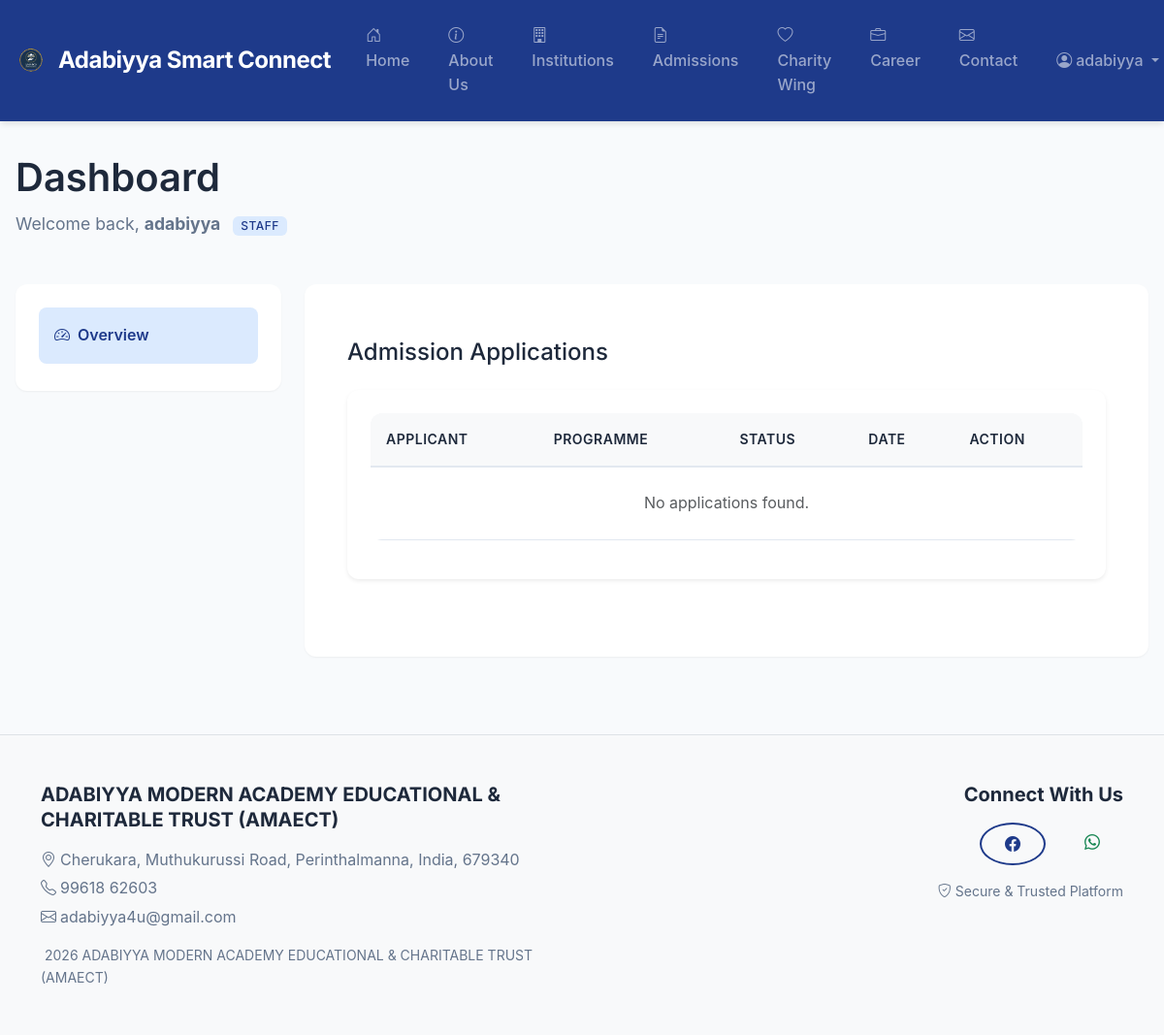
Before: /admissions/applications/ (signed in) with the older database file.
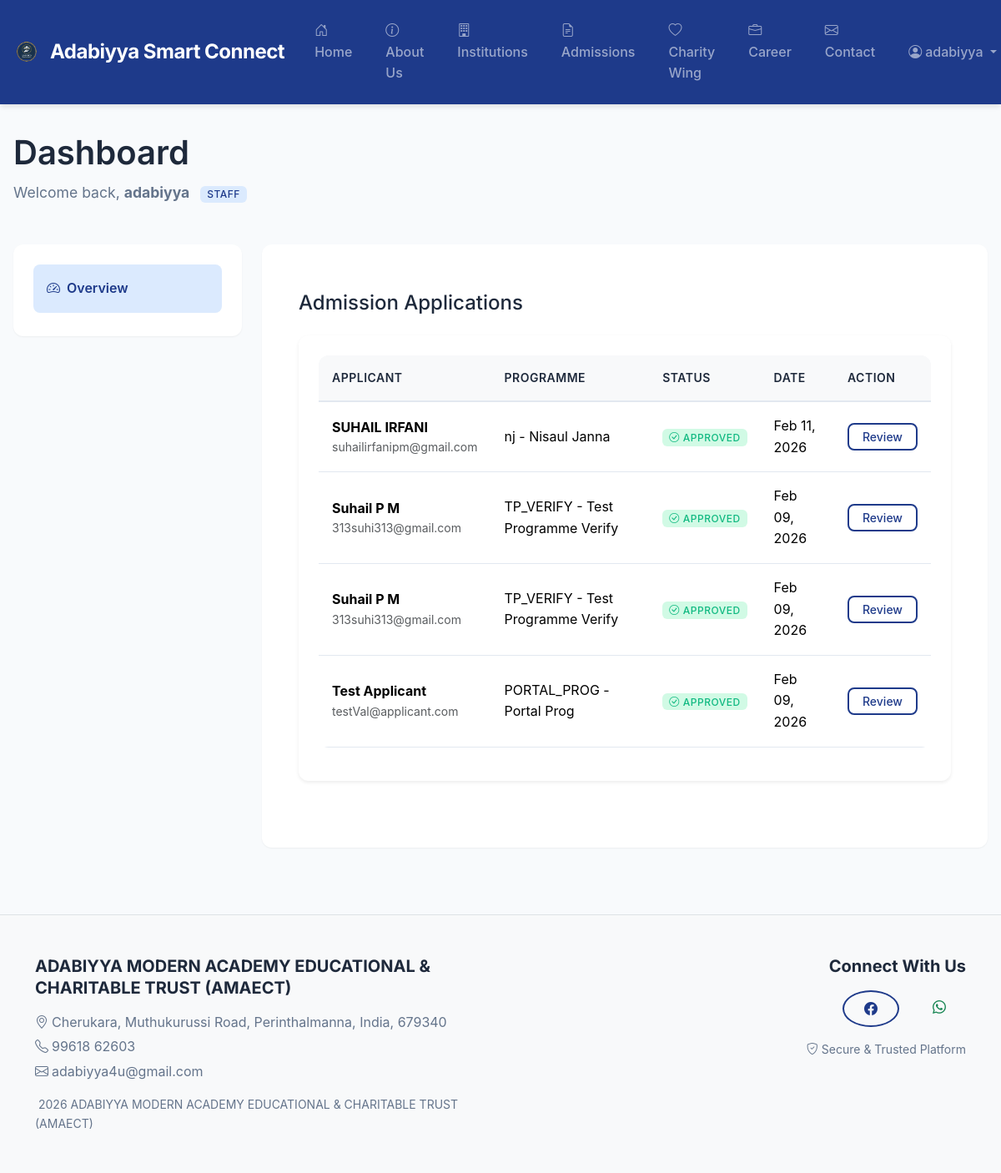
After: the same page with the newer database file.
### accounts/models.py (models this page shows, shortened)
class User(AbstractUser):
    class Roles(models.TextChoices):
        ADMIN = "ADMIN", _("Admin")
        STAFF = "STAFF", _("Staff")
        STUDENT = "STUDENT", _("Student")
        PARENT = "PARENT", _("Parent")
        SPONSOR = "SPONSOR", _("Sponsor")
        COMMITTEE = "COMMITTEE", _("Committee Member")
        APPLICANT = "APPLICANT", _("Applicant")
    role = models.CharField(
        _("role"),
        max_length=20,
        choices=Roles.choices,
        default=Roles.STAFF,
    )
    phone = models.CharField(_("phone number"), max_length=20, blank=True)
    is_phone_verified = models.BooleanField(default=False)
    organization_name = models.CharField(
        max_length=255, blank=True, help_text="Institution or branch name (optional)."
    )

### admissions/models.py (models this page shows, shortened)
class AdmissionApplication(models.Model):
    class Status(models.TextChoices):
        SUBMITTED = "SUBMITTED", _("Submitted")
        UNDER_REVIEW = "UNDER_REVIEW", _("Under Review")
        APPROVED = "APPROVED", _("Approved")
        REJECTED = "REJECTED", _("Rejected")
    academic_year = models.ForeignKey(
        AcademicYear,
        on_delete=models.PROTECT,
        related_name="admission_applications",
    )
    user = models.ForeignKey(
        settings.AUTH_USER_MODEL,
        on_delete=models.CASCADE,
        related_name="applications",
        null=True,  # Allow null for now to support existing records or anonymous applications if needed
        blank=True,
    )
    programme = models.ForeignKey(
        Programme,
        on_delete=models.PROTECT,
        related_name="applications",
    )
    institution = models.ForeignKey(
        Institution,
        on_delete=models.PROTECT,
        related_name="admission_applications_institution",
        null=True,
        blank=True,
    )
    full_name = models.CharField(max_length=255)
    date_of_birth = models.DateField()
    email = models.EmailField()
    phone = models.CharField(max_length=20)
    address = models.TextField()
    guardian_name = models.CharField(max_length=255, blank=True)
    guardian_phone = models.CharField(max_length=20, blank=True)
    status = models.CharField(
        max_length=20,
        choices=Status.choices,
        default=Status.SUBMITTED,
    )
    submitted_at = models.DateTimeField(auto_now_add=True)
    reviewed_at = models.DateTimeField(blank=True, null=True)
    reviewed_by = models.ForeignKey(
        settings.AUTH_USER_MODEL,
        on_delete=models.SET_NULL,
        related_name="reviewed_applications",
        blank=True,
        null=True,
    )
    remarks = models.TextField(blank=True)
    class Meta:
        ordering = ["-submitted_at"]

class Programme(models.Model):
    institution = models.ForeignKey(
        Institution,
        on_delete=models.CASCADE,
        related_name="programmes",
    )
    name = models.CharField(max_length=255)
    code = models.CharField(max_length=50)
    description = models.TextField(blank=True)
    is_active = models.BooleanField(default=True)
    class Meta:
        unique_together = ("institution", "code")
        verbose_name = _("Programme")
    def __str__(self) -> str:
        return f"{self.code} - {self.name}"

### admissions/views.py (the view)
# urls.py: path("applications/", views.AdmissionApplicationListView.as_view(), name="application_list"),
class AdmissionApplicationListView(RoleRequiredMixin, ListView):
    model = AdmissionApplication
    template_name = "components/data_table.html" # Reusing data table component via wrapper or context
    context_object_name = 'applications'
    allowed_roles = [User.Roles.ADMIN, User.Roles.STAFF]
    def get_context_data(self, **kwargs):
        context = super().get_context_data(**kwargs)
        context['table_title'] = _("Admission Applications")
        context['columns'] = [
             {'header': 'Applicant', 'field': 'full_name'},
             {'header': 'Programme', 'field': 'programme'},
             {'header': 'Status', 'field': 'status'},
             {'header': 'Date', 'field': 'submitted_at'},
             {'header': 'Action', 'field': 'action'}, # Placeholder for loop logic in template
        ]
        self.template_name = "admissions/application_list.html"
        return context

### accounts/permissions.py (called while the page is built)
    def test_func(self) -> bool:
        user: User = self.request.user
        if not user.is_authenticated:
            return False
        if not self.allowed_roles:
            return True
        return user.role in self.allowed_roles or user.is_superuser

### templates/admissions/application_list.html
{% extends 'core/dashboard_base.html' %}
{% load static %}
{% block dashboard_content %}
<div class="container-fluid py-4">
    <div class="d-flex justify-content-between align-items-center mb-4">
        <h2 class="h4 mb-0">Admission Applications</h2>
    </div>
    <div class="card border-0 shadow-sm">
        <div class="card-body">
            <div class="table-responsive">
                <table class="table table-hover align-middle">
                    <thead class="table-light">
                        <tr>
                            <th>Applicant</th>
                            <th>Programme</th>
                            <th>Status</th>
                            <th>Date</th>
                            <th>Action</th>
                        </tr>
                    </thead>
                    <tbody>
                        {% for app in applications %}
                        <tr>
                            <td>
                                <div class="fw-bold">{{ app.full_name }}</div>
                                <div class="small text-muted">{{ app.email }}</div>
                            </td>
                            <td>{{ app.programme }}</td>
                            <td>
                                {% include 'components/status_badge.html' with status=app.status %}
                            </td>
                            <td>{{ app.submitted_at|date:"M d, Y" }}</td>
                            <td>
                                <a href="{% url 'admissions:application_detail' app.pk %}"
                                    class="btn btn-sm btn-outline-primary">
                                    Review
                                </a>
                            </td>
                        </tr>
                        {% empty %}
                        <tr>
                            <td colspan="5" class="text-center py-4 text-muted">No applications found.</td>
                        </tr>
                        {% endfor %}
                    </tbody>
                </table>
            </div>
        </div>
    </div>
</div>
{% endblock %}

### templates/core/dashboard_base.html (shortened to what this page needs)
{% extends "base.html" %}
{% load static %}
{% block content %}
<div class="dashboard-container">
  <div class="dashboard-header">
    <h1>{% block dashboard_title %}Dashboard{% endblock %}</h1>
    <p class="subtitle">
      Welcome back, <strong>{{ user.get_full_name|default:user.username }}</strong>
      <span class="badge badge-primary ms-2">{{ user.get_role_display }}</span>
    </p>
  </div>
  <div class="row">
    <div class="col-lg-3 mb-4">
      <div class="dashboard-sidebar">
        <nav class="nav flex-column">
          <a class="nav-link active" href="{% url 'core:dashboard_router' %}">
            <i class="bi bi-speedometer2"></i> Overview
          </a>
        </nav>
      </div>
    </div>
    <div class="col-lg-9">
      <div class="dashboard-content">
        {% block dashboard_content %}{% endblock %}
      </div>
    </div>
  </div>
</div>
{% endblock %}

### templates/base.html (shortened to what this page needs)
<!doctype html>
<html lang="en">
<head>
  <link href="https://cdn.jsdelivr.net/npm/bootstrap@5.3.3/dist/css/bootstrap.min.css" rel="stylesheet">
  <link rel="stylesheet" href="https://cdn.jsdelivr.net/npm/bootstrap-icons@1.11.3/font/bootstrap-icons.css">
  {% load static %}
  {% load static %}
  <link rel="stylesheet" href="{% static 'css/custom.css' %}?v=1.2">
</head>
<body>
  <nav class="navbar navbar-expand-lg navbar-dark sticky-top">
    <div class="container-fluid">
      <a class="navbar-brand d-flex align-items-center gap-2" href="{% url 'core:home' %}">
        <img src="{% static 'img/ADABIYYA_LOGO.png' %}" alt="Logo" width="40" height="40"
          class="d-inline-block align-text-top">
        <span>Adabiyya Smart Connect</span>
      </a>
      <div class="collapse navbar-collapse" id="mainNav">
        <ul class="navbar-nav me-auto mb-2 mb-lg-0">
          <li class="nav-item">
            <a class="nav-link {% if request.resolver_match.url_name == 'home' %}active{% endif %}"
              href="{% url 'core:home' %}">
              <i class="bi bi-house-door me-1"></i>Home
            </a>
          </li>
          <li class="nav-item">
            <a class="nav-link {% if request.resolver_match.url_name == 'about' %}active{% endif %}"
              href="{% url 'core:about' %}">
              <i class="bi bi-info-circle me-1"></i>About Us
            </a>
          </li>
          <li class="nav-item">
            <a class="nav-link {% if request.resolver_match.url_name == 'institutions' %}active{% endif %}"
              href="{% url 'core:institutions' %}">
              <i class="bi bi-building me-1"></i>Institutions
            </a>
          </li>
          <li class="nav-item">
            <a class="nav-link {% if request.resolver_match.url_name == 'admissions_info' %}active{% endif %}"
              href="{% url 'core:admissions_info' %}">
              <i class="bi bi-file-earmark-text me-1"></i>Admissions
            </a>
          </li>
          <li class="nav-item">
            <a class="nav-link {% if request.resolver_match.url_name == 'charity' %}active{% endif %}"
              href="{% url 'core:charity' %}">
              <i class="bi bi-heart me-1"></i>Charity Wing
            </a>
          </li>
          <li class="nav-item">
            <a class="nav-link {% if request.resolver_match.url_name == 'career' %}active{% endif %}"
              href="{% url 'core:career' %}">
              <i class="bi bi-briefcase me-1"></i>Career
            </a>
          </li>
          <li class="nav-item">
            <a class="nav-link {% if request.resolver_match.url_name == 'contact' %}active{% endif %}"
              href="{% url 'core:contact' %}">
              <i class="bi bi-envelope me-1"></i>Contact
            </a>
          </li>
        </ul>
        <ul class="navbar-nav">
          {% if user.is_authenticated %}
          <li class="nav-item dropdown">
            <a class="nav-link dropdown-toggle" href="#" id="userDropdown" role="button" data-bs-toggle="dropdown"
              aria-expanded="false">
              <i class="bi bi-person-circle me-1"></i>{{ user.get_full_name|default:user.username }}
            </a>
          </li>
          {% else %}
          <li class="nav-item">
            <a class="nav-link" href="{% url 'accounts:login' %}">
              <i class="bi bi-box-arrow-in-right me-1"></i>Login
            </a>
          </li>
          {% endif %}
        </ul>
      </div>
    </div>
  </nav>
  <main>
    {% block content %}{% endblock %}
  </main>
  <footer class="mt-5 bg-light border-top py-5">
    <div class="container">
      <div class="row gy-4">
        <div class="col-md-6 text-center text-md-start">
          <h5 class="fw-bold mb-3">ADABIYYA MODERN ACADEMY EDUCATIONAL & CHARITABLE TRUST (AMAECT)</h5>
          <p class="mb-1 text-muted-custom">
            <i class="bi bi-geo-alt me-1"></i>Cherukara, Muthukurussi Road, Perinthalmanna, India, 679340
          </p>
          <p class="mb-1 text-muted-custom">
            <i class="bi bi-telephone me-1"></i>99618 62603
          </p>
          <p class="mb-3 text-muted-custom">
            <i class="bi bi-envelope me-1"></i>adabiyya4u@gmail.com
          </p>
          <p class="mb-0 text-muted-custom small">
            {% now "Y" %} ADABIYYA MODERN ACADEMY EDUCATIONAL & CHARITABLE TRUST
            (AMAECT)
          </p>
        </div>
        <div class="col-md-6 text-center text-md-end">
          <h5 class="fw-bold mb-3">Connect With Us</h5>
          <div class="d-flex justify-content-center justify-content-md-end gap-3 mb-3">
            <a href="https://www.facebook.com/share/p/1Bn9hTLym8/" target="_blank"
              class="btn btn-outline-primary rounded-circle" title="Facebook">
              <i class="bi bi-facebook"></i>
            </a>
            <a href="https://wa.me/919961862603" target="_blank" class="btn btn-outline-success rounded-circle"
              title="WhatsApp">
              <i class="bi bi-whatsapp"></i>
            </a>
          </div>
          <p class="mb-0 text-muted-custom small">
            <i class="bi bi-shield-check me-1"></i>Secure & Trusted Platform
          </p>
        </div>
      </div>
    </div>
  </footer>
</body>
</html>

### templates/components/status_badge.html (shortened to what this page needs)
{% load custom_filters %}
{% if status %}
  {% if status|lower == 'approved' or status|lower == 'active' or status|lower == 'success' or status|lower == 'paid' %}
    <span class="badge badge-success">
      <i class="bi bi-check-circle me-1"></i>{{ status|title }}
    </span>
  {% elif status|lower == 'pending' or status|lower == 'under_review' or status|lower == 'processing' %}
    <span class="badge badge-warning">
      <i class="bi bi-clock me-1"></i>{{ status|title }}
    </span>
  {% elif status|lower == 'rejected' or status|lower == 'failed' or status|lower == 'cancelled' %}
    <span class="badge badge-danger">
      <i class="bi bi-x-circle me-1"></i>{{ status|title }}
    </span>
  {% elif status|lower == 'draft' or status|lower == 'inactive' %}
    <span class="badge badge-info">
      <i class="bi bi-file-earmark me-1"></i>{{ status|title }}
    </span>
  {% else %}
    <span class="badge badge-primary">{{ status|title }}</span>
  {% endif %}
{% endif %}

Changed rows visible on the page:
added AdmissionApplication: full_name "SUHAIL IRFANI", email "suhailirfanipm@gmail.com", programme "nj - Nisaul Janna", status "APPROVED", submitted_at "Feb 11, 2026"
added AdmissionApplication: full_name "Suhail P M", email "313suhi313@gmail.com", programme "TP_VERIFY - Test Programme Verify", status "APPROVED", submitted_at "Feb 09, 2026"
added AdmissionApplication: full_name "Suhail P M", email "313suhi313@gmail.com", programme "TP_VERIFY - Test Programme Verify", status "APPROVED", submitted_at "Feb 09, 2026"
added AdmissionApplication: full_name "Test Applicant", email "testVal@applicant.com", programme "PORTAL_PROG - Portal Prog", status "APPROVED", submitted_at "Feb 09, 2026"
Other visible differences:
text no longer shown: "No applications found."
